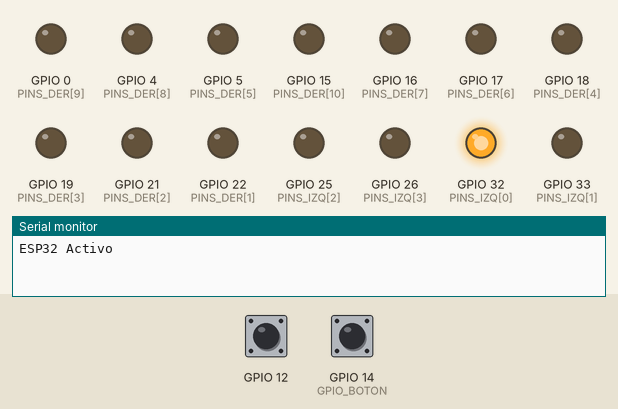
This sketch was run on a simulated ESP32. On the bench: output pins drawn as LEDs (lit = HIGH), the last lines printed to the serial monitor. The inputs (shaded band) are chosen by the test bench; at power-on: GPIO 12 HIGH, GPIO 14 (GPIO_BOTON) LOW.

Above: at 0.05 s.
At 0.35 s:
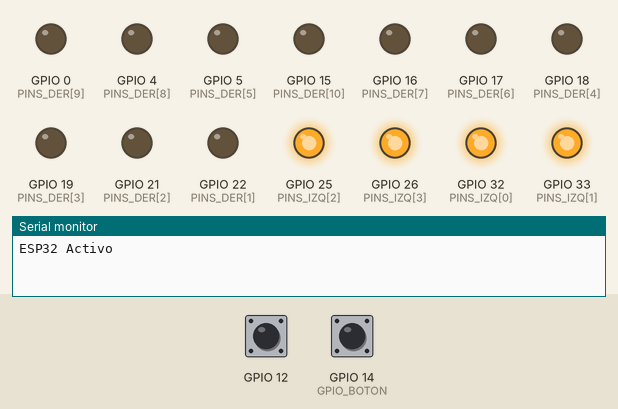
At 0.75 s:
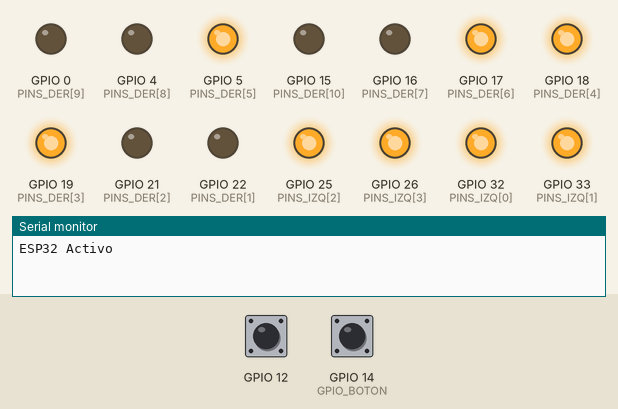
At 1.45 s:
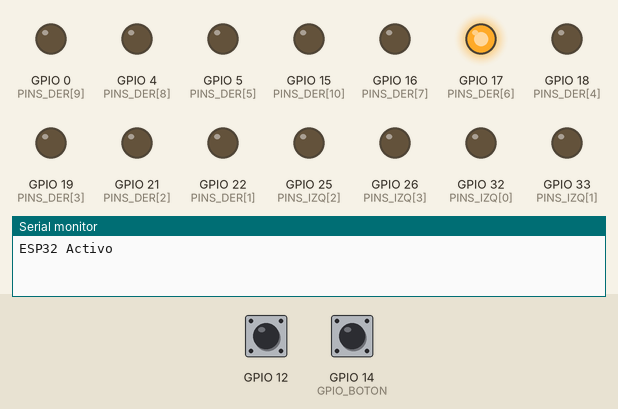
At 2.3 s:
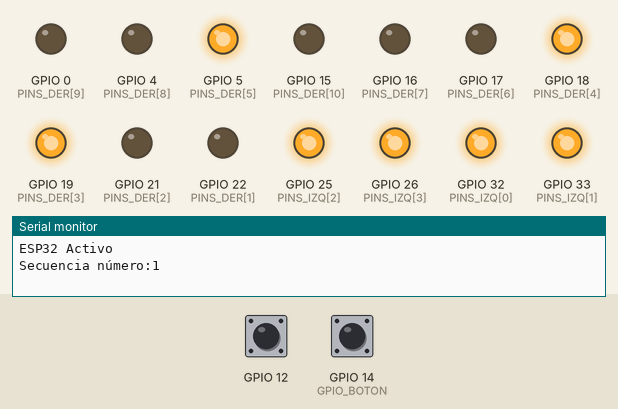
At 3.22 s:
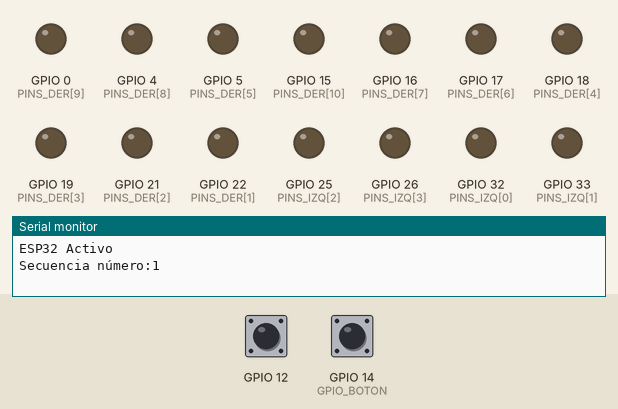
Timing chart, 0 to 3.8 s (numbered marks = the images above):
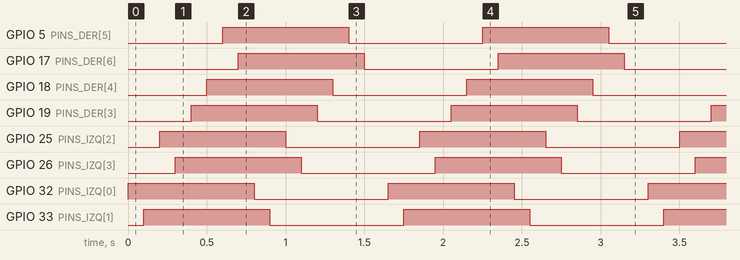

Measured:
- by itself, GPIO 5 (PINS_DER[5]), GPIO 17 (PINS_DER[6]), GPIO 18 (PINS_DER[4]), GPIO 19 (PINS_DER[3]), GPIO 25 (PINS_IZQ[2]), GPIO 26 (PINS_IZQ[3]), GPIO 32 (PINS_IZQ[0]), GPIO 33 (PINS_IZQ[1]): alternates HIGH for 0.80 s and LOW for 0.85 s

The sketch:

Ejercicio_13.ino
```cpp
const int PINS_IZQ[5]={32,33,25,26,27}, PINS_DER[11]={23,22,21,19,18,5,17,16,4,0,15}, GPIO_BOTON=14;
RTC_DATA_ATTR int CONTADOR_DE_SECUENCIAS = 0;
int CONTADOR_FOR=0;

void setup()
{
  Serial.begin(115200);
  Serial.println("ESP32 Activo");

  for(CONTADOR_FOR=0;CONTADOR_FOR<=4;CONTADOR_FOR++)
  {
    pinMode(PINS_IZQ[CONTADOR_FOR],OUTPUT);
    digitalWrite(PINS_IZQ[CONTADOR_FOR],LOW);
  }
  for(CONTADOR_FOR=0;CONTADOR_FOR<=10;CONTADOR_FOR++)
  {
    pinMode(PINS_DER[CONTADOR_FOR],OUTPUT);
    digitalWrite(PINS_DER[CONTADOR_FOR],LOW);
  }
  pinMode(GPIO_BOTON,INPUT_PULLDOWN);

  attachInterrupt(digitalPinToInterrupt(GPIO_BOTON),MODO_DEEPSLEEP,RISING);
  touchAttachInterrupt(T5,callback,5);
  esp_sleep_enable_touchpad_wakeup();

}

void loop()
{
  SECUENCIA_LEDS();
  CONTADOR_DE_SECUENCIAS++;
  Serial.print("Secuencia número:");
  Serial.println(CONTADOR_DE_SECUENCIAS);
  delay(50);
}

void SECUENCIA_LEDS()
{
  for(CONTADOR_FOR=0;CONTADOR_FOR<=3;CONTADOR_FOR++){digitalWrite(PINS_IZQ[CONTADOR_FOR],HIGH); delay(100);}
  for(CONTADOR_FOR=3;CONTADOR_FOR<=6;CONTADOR_FOR++){digitalWrite(PINS_DER[CONTADOR_FOR],HIGH); delay(100);}
  for(CONTADOR_FOR=0;CONTADOR_FOR<=3;CONTADOR_FOR++){digitalWrite(PINS_IZQ[CONTADOR_FOR],LOW); delay(100);}
  for(CONTADOR_FOR=3;CONTADOR_FOR<=6;CONTADOR_FOR++){digitalWrite(PINS_DER[CONTADOR_FOR],LOW); delay(100);}
}

void MODO_DEEPSLEEP()
{
  esp_deep_sleep_start();
}

void callback()
{
}
```
